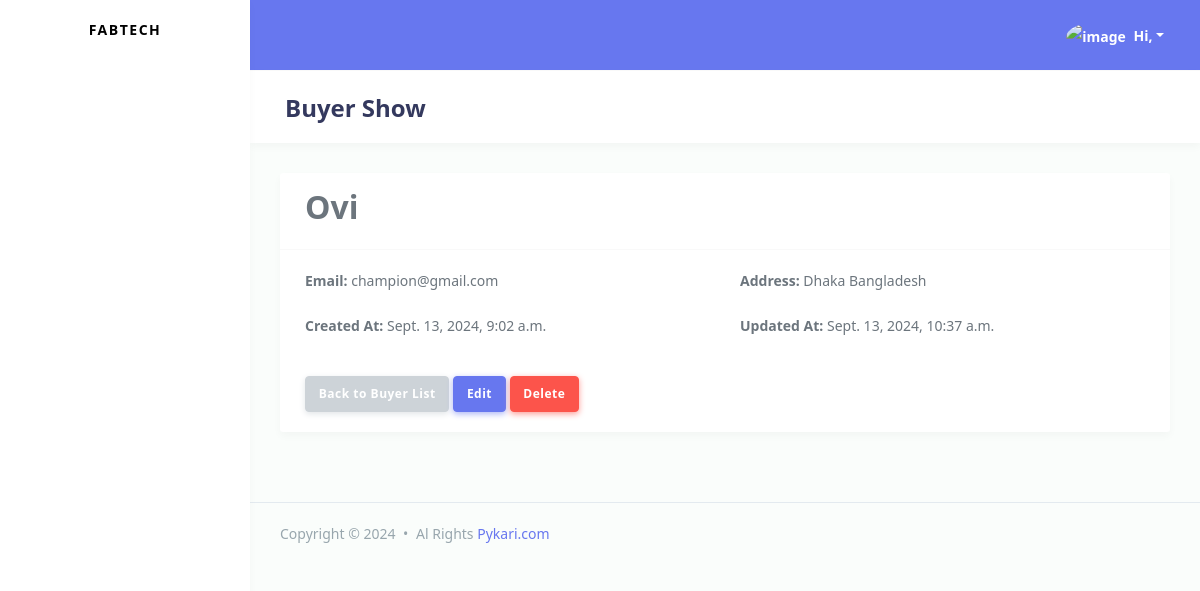
/fabricmanagement/buyer/2/, run on an earlier commit of the app's database.
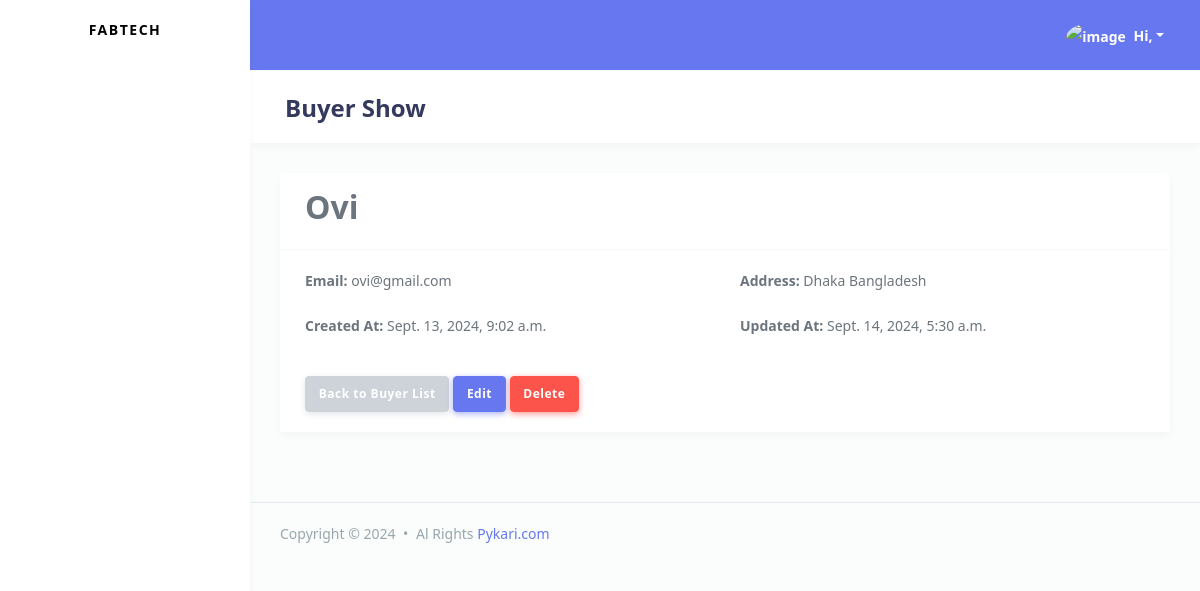
And on a later commit of the database.
### fabricmanagement/models.py (models this page shows)
class Buyer(models.Model):
    name = models.CharField(max_length=120, unique=True)
    email = models.EmailField(max_length=30)
    address = models.CharField(max_length=120)
    created_at = models.DateTimeField(auto_now_add=True)
    updated_at = models.DateTimeField(auto_now=True)
    created_by = models.ForeignKey(
        settings.AUTH_USER_MODEL,
        on_delete=models.CASCADE,
        related_name='buyers_created'
    )
    updated_by = models.ForeignKey(
        settings.AUTH_USER_MODEL,
        on_delete=models.SET_NULL,
        null=True,
        blank=True,
        related_name='buyers_updated'
    )
    class Meta:
        indexes = [
            models.Index(fields=['name']),
            models.Index(fields=['email']),
        ]

### fabricmanagement/MasterDataView.py (the view)
# urls.py: path('buyer/<int:pk>/', MasterDataView.BuyerDetailView.as_view(), name='buyer_detail'),
class BuyerDetailView(DetailView):
    model = Buyer
    template_name = 'buyer/show.html'

### fabricmanagement/templates/buyer/show.html (shortened to what this page needs)
{% extends "accounts/master/base.html" %}
{% block page_title %}
Buyer Show
{% endblock page_title %}
{% block page_body %}
<div class="card">
    <div class="card-header">
        <h2>{{ buyer.name }}</h2>
    </div>
    <div class="card-body">
        <div class="row">
            <div class="col-md-6">
                <strong>Email:</strong> {{ buyer.email }}
            </div>
            <div class="col-md-6">
                <strong>Address:</strong> {{ buyer.address }}
            </div>
        </div>
        <div class="row mt-4">
            <div class="col-md-6">
                <strong>Created At:</strong> {{ buyer.created_at }}
            </div>
            <div class="col-md-6">
                <strong>Updated At:</strong> {{ buyer.updated_at }}
            </div>
        </div>
    </div>
    <div class="card-footer">
        <a href="{% url 'buyer_list' %}" class="btn btn-secondary">Back to Buyer List</a>
        <a href="{% url 'buyer_update' buyer.pk %}" class="btn btn-primary">Edit</a>
        <form method="post" action="{% url 'buyer_delete' buyer.pk %}" class="d-inline-block" id="deleteForm{{ buyer.pk }}">
            <button type="button" class="btn btn-danger" onclick="confirmDelete({{ buyer.pk }});">
                Delete
            </button>
        </form>
    </div>
</div>
{% endblock page_body %}

What changed in the data, as far as the page shows it:
changed Buyer "Ovi": email "champion@gmail.com" → "ovi@gmail.com"; updated_at "Sept. 13, 2024, 10:37 a.m." → "Sept. 14, 2024, 5:30 a.m."
